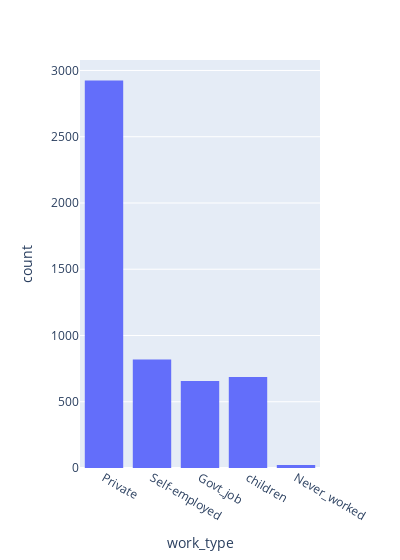

This figure's notebook cell:
### Code cell
fig = px.histogram(df, x='work_type', width = 400)
fig.show()

### Figure 1 — Plotly figure (JSON) as saved in the notebook; plotly's stock layout.template omitted (floating-point values rounded to 4 significant figures; data arrays with more than 128 entries replaced by an {"elided": "..."} marker saying what was removed)
{"data": [{"alignmentgroup": "True", "bingroup": "x", "hovertemplate": "work_type=%{x}<br>count=%{y}<extra></extra>", "legendgroup": "", "marker": {"color": "#636efa", "pattern": {"shape": ""}}, "name": "", "offsetgroup": "", "orientation": "v", "showlegend": false, "type": "histogram", "x": {"elided": "5110 str values"}, "xaxis": "x", "yaxis": "y"}], "layout": {"barmode": "relative", "legend": {"tracegroupgap": 0}, "margin": {"t": 60}, "width": 400, "xaxis": {"anchor": "y", "domain": [0, 1], "title": {"text": "work_type"}}, "yaxis": {"anchor": "x", "domain": [0, 1], "title": {"text": "count"}}}}
